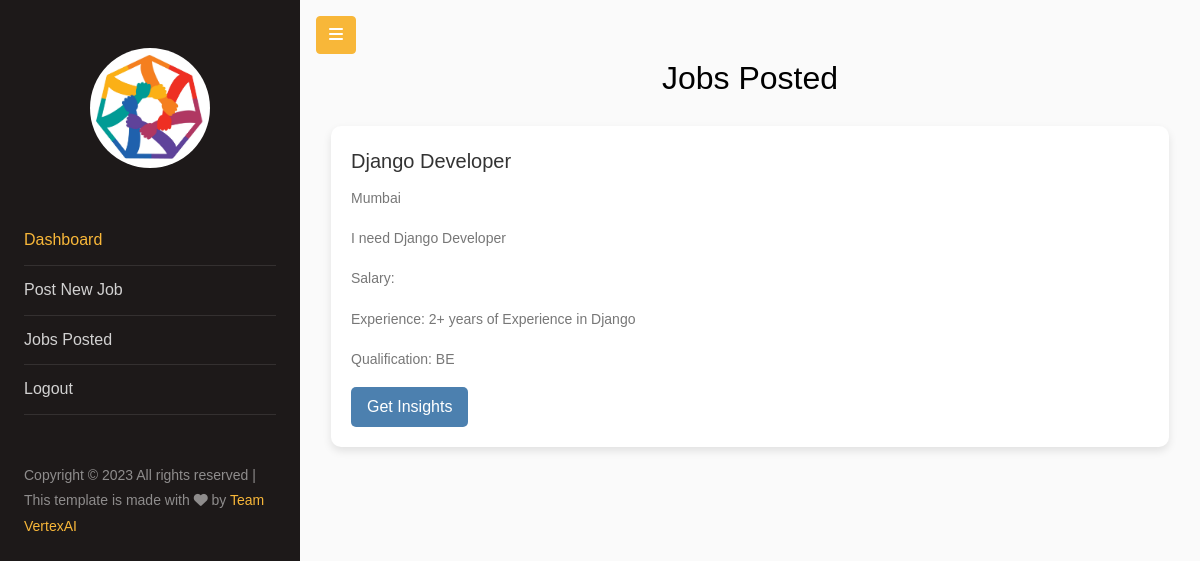
The app's page /jobs_posted/ (signed in) with its own data.
### account/models.py (models this page shows, shortened)
class JobPost(models.Model):
    job_title = models.CharField(max_length=250, null=False)
    job_description = models.TextField(max_length=250, null=False)
    job_location = models.CharField(max_length=250, null=False)
    job_experience = models.CharField(max_length=250, null=False)
    job_qualification = models.CharField(max_length=250, null=False)
    job_posted_by = models.ForeignKey(CustomUser, on_delete=models.CASCADE)
    job_salary_range = models.CharField(max_length=250, null=False)
    flexible_work_arrangements = models.BooleanField(default=False)
    company_id = models.ForeignKey(Company, on_delete=models.CASCADE)
    company_information = models.TextField(max_length=250, null=False)
    job_posted_on = models.DateField(auto_now_add=True)
    job_type = models.CharField(max_length=250, null=False)
    job_security_information = models.CharField(
        max_length=250, choices=job_security_information_choices, null=False , default="Stable"
    )
    job_data = models.JSONField(null=True)

### account/views.py (the view)
# urls.py: path("jobs_posted/", views.job_list_hr , name="jobs_posted"),
@login_required(login_url='login')
def job_list_hr(request):
    job_list = JobPost.objects.all()
    context = {
        "job_list" : job_list
    }
    return render(request , "account/hr/jobs_posted.html" , context)

### account/templates/account/hr/jobs_posted.html (shortened to what this page needs)
{% extends 'base.html' %}
{% block content %}
<div class="container">
    <div class="row">
        <div class="col-md-12">
            <h2 class="text-center mb-4">Jobs Posted</h2>
            <div class="job-list">
                {% for job in job_list %}
                <div class="job-card">
                    <h3>{{ job.job_title }}</h3>
                    <p>{{ job.job_location }}</p>
                    <p>{{ job.job_description }}</p>
                    <p>Salary: {{ job.job_salary }}</p>
                    <p>Experience: {{ job.job_experience }}</p>
                    <p>Qualification: {{ job.job_qualification }}</p>
                    <a href="{% url 'job_insights' job_id=job.id %}"><button class="btn btn-primary">Get Insights</button></a>
                </div>
                {% endfor %}
            </div>
        </div>
    </div>
</div>
{% endblock content %}

### account/templates/account/hr/jobs_posted.html (style rules this page uses)
.job-list { display: grid; grid-template-columns: repeat(auto-fit, minmax(300px, 1fr)); gap: 20px; }
.job-card { background-color: #fff; border-radius: 10px; box-shadow: 0 4px 8px rgba(0, 0, 0, 0.1); padding: 20px; transition: box-shadow 0.3s ease; }
.job-card h3 { color: #333; font-size: 20px; margin-bottom: 10px; }
.job-card p { color: #777; margin-bottom: 15px; }
.job-card .btn { background-color: #4c80af; color: #fff; border: none; padding: 8px 16px; border-radius: 5px; cursor: pointer; transition: background-color 0.3s ease; }

### records on screen
JobPost: job_title "Django Developer", job_location "Mumbai", job_description "I need Django Developer", job_experience "2+ years of Experience in Django", job_qualification "BE"
